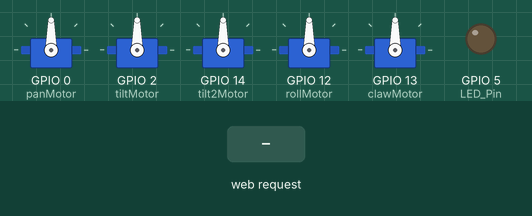
A sketch run on a simulated ESP8266 (NodeMCU). On the bench: 5 × servo, output pins drawn as LEDs (lit = HIGH). The test bench sets the inputs (shaded band). What the sketch prints to the serial monitor is not drawn.

Above: at 2.2 s.
2.3 s: HTTP request GET /LEDON received
At 2.6 s:
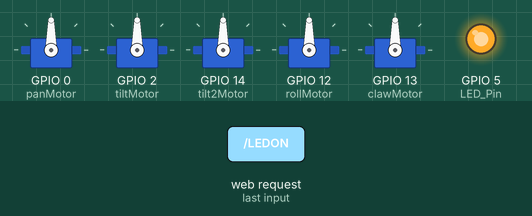
3.8 s: HTTP request GET /Pan0 received
At 5.0 s:
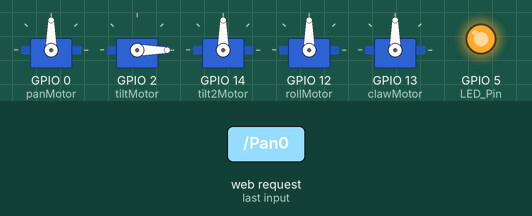
5.3 s: HTTP request GET /LEDOFF received
At 6.1 s:
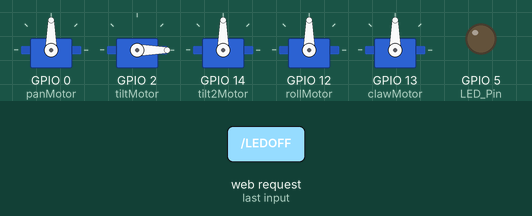
6.8 s: HTTP request GET /Pan90 received
At 7.3 s:
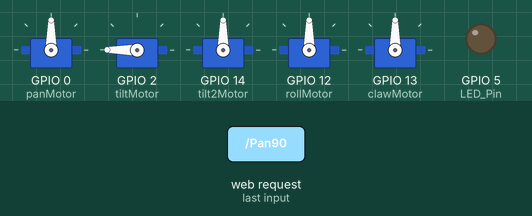
8.3 s: HTTP request GET /LEDON received
At 9.6 s:
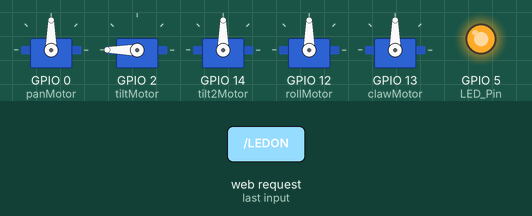
Timing chart, 0 to 10.8 s (numbered marks = the images above; inputs shaded):
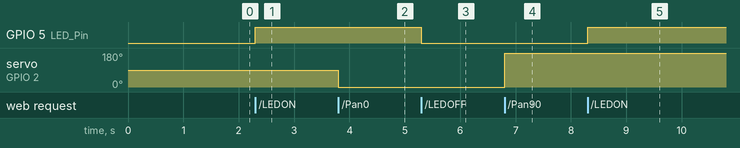

Measured:
- after the input at 2.3 s, GPIO 5 (LED_Pin): LOW → HIGH at once
- after the input at 3.8 s, servo on GPIO 2 (tiltMotor): 90° → 0° at once
- after the input at 5.3 s, GPIO 5 (LED_Pin): HIGH → LOW at once
- after the input at 6.8 s, servo on GPIO 2 (tiltMotor): 0° → 180° at once
- after the input at 8.3 s, GPIO 5 (LED_Pin): LOW → HIGH at once

The sketch:

arduinoWifi.ino
```cpp
/*
 * Sketch: ESP8266_LED_Control_02
 * Control an LED from a web browser
 * Intended to be run on an ESP8266
 *
 * connect to the ESP8266 AP then
 * use web broswer to go to 192.168.4.1
 *
 */
//update when you add a button
#define NUMBER_OF_BUTTONS 14
#include <ESP8266WiFi.h>
#include <Servo.h>
const char WiFiPassword[] = "12345678";
const char AP_NameChar[] = "LEDControl" ;
const int sizeOfWebPage = NUMBER_OF_BUTTONS + 3;
int dialMode = 0;
int formIndex = 0;
int panMotorPosition = 90;
int tiltMotorPosition = 90;
int rollMotorPosition = 90;
Servo panMotor;
Servo tiltMotor;
Servo tilt2Motor;
Servo rollMotor;
Servo clawMotor;


WiFiServer server(80);
String webPage[sizeOfWebPage];


String request = "";
int LED_Pin = 5;
//buttonName = LEDON
//formNumber = Fx

String buttonHelper(String buttonName, int formNumber){
  String code = "";
  String formString = formHelper(formNumber);
  code += "<form id='" + formString + "' action='" + buttonName + "'>";
  code += "<input class='button' type='submit' value='" + buttonName + "' ></form><br>";
  return code;
}

String formHelper(int index){
  String formNumber;
  formNumber = "F" + String(index);
  return formNumber;
}

float translateA0(int analogValue){
  float voltage;
  voltage = (float)(5.0/1024.0) * (float)analogValue;
  return voltage;
}
float translateVoltage(int analogValue){
  float motorPosition;
  motorPosition = (float)(180/5) * (float)translateA0(analogValue);
  motorPosition = round(motorPosition);
  return(motorPosition);
}

void setup()
{
    pinMode(LED_BUILTIN, OUTPUT);
    pinMode(A0, INPUT);
    pinMode(5,OUTPUT); //LED
    pinMode(0, OUTPUT); //panMotor
    pinMode(2, OUTPUT); //tiltMotor
    pinMode(14, OUTPUT); //tilt2Motor
    pinMode(12, OUTPUT); //rollMotor
    pinMode(13, OUTPUT); //clawMotor
    pinMode(LED_Pin, OUTPUT);

    panMotor.attach(0);
    tiltMotor.attach(2);
    tilt2Motor.attach(14);
    rollMotor.attach(12);
    clawMotor.attach(13);

    int index = 0;

    webPage[index] = "HTTP/1.1 200 OK\r\nContent-Type: text/html\r\n\r\n";
    webPage[++index] = "<!DOCTYPE html><html><head><title>LED Control</title></head><body><div id='main'><h2>LED Control</h2>";
    webPage[++index] = buttonHelper("LEDON", ++formIndex);
    webPage[++index] = buttonHelper("LEDOFF", ++formIndex);
    webPage[++index] = buttonHelper("LedBuiltInOn", ++formIndex);
    webPage[++index] = buttonHelper("LedBuiltInOff", ++formIndex);
    webPage[++index] = buttonHelper("Pan0", ++formIndex);
    webPage[++index] = buttonHelper("Pan90", ++formIndex);
    webPage[++index] = buttonHelper("Pan+", ++formIndex);
    webPage[++index] = buttonHelper("Pan-", ++formIndex);
    //webPage[++index] = buttonHelper("SwitchDialMode", ++formIndex);
    webPage[++index] = buttonHelper("Tilt+", ++formIndex);
    webPage[++index] = buttonHelper("Tilt-", ++formIndex);
    webPage[++index] = buttonHelper("PanDialMode", ++formIndex);
    webPage[++index] = buttonHelper("TiltDialMode", ++formIndex);
    webPage[++index] = buttonHelper("DisableAll", ++formIndex);
    webPage[++index] = buttonHelper("EnableAll", ++formIndex);

    webPage[sizeOfWebPage-1] = "</div></body></html>";

    boolean conn = WiFi.softAP(AP_NameChar, WiFiPassword);
    Serial.begin(115200);
    server.begin();
    Serial.println("Initiating the loop");
    delay(1000);
} // void setup()


void loop()
{

    // Check if a client has connected
    WiFiClient client = server.available();
    if (!client)  {
      //This needs to be here because this part loops as the site is waiting for a button press.
      if (dialMode == 1 || dialMode == 3){
        Serial.println(translateVoltage(analogRead(A0)));
        tiltMotor.write(translateVoltage(analogRead(A0)));
      }
      if (dialMode == 2 || dialMode == 3){
        Serial.println(translateVoltage(analogRead(A0)));
        tilt2Motor.write(translateVoltage(analogRead(A0)));
      }
      //Serial.println("returning from loop");
      return;
    }


    // Read the first line of the request
    //This will wait here until a button is pressed
    request = client.readStringUntil('\r');

    if       ( request.indexOf("LEDON") > 0 )  { digitalWrite(LED_Pin, HIGH);  }
    else if  ( request.indexOf("LEDOFF") > 0 ) { digitalWrite(LED_Pin, LOW);   }
    else if  ( request.indexOf("LedBuiltInOn") > 0 )  { digitalWrite(LED_BUILTIN, LOW);  }
    else if  ( request.indexOf("LedBuiltInOff") > 0 )  { digitalWrite(LED_BUILTIN, HIGH);  }

    else if  ( request.indexOf("Pan0") > 0 )  {
      if (dialMode == 0){
        tiltMotor.write(0);
      }

    }
    else if  ( request.indexOf("Pan90") > 0 )  {
      if (dialMode == 0){
        tiltMotor.write(180);
      }

    }
    else if  ( request.indexOf("Pan+") > 0 )  {
      if (dialMode == 0) {
        panMotorPosition += 5;
        panMotor.write(panMotorPosition);
      }

    }
    else if  ( request.indexOf("Pan-") > 0 )  {
      if (dialMode == 0){
        panMotorPosition -= 5;
        panMotor.write(panMotorPosition);
      }

    }
    /*else if  ( request.indexOf("SwitchDialMode") > 0 )  {
      dialMode = !dialMode;
      (dialMode == true) ? Serial.println("Dial Mode: On") : Serial.println("Dial Mode: Off");
    }*/
    else if  ( request.indexOf("Tilt+") > 0 )  {
       tiltMotorPosition += 5;
       tiltMotor.write(tiltMotorPosition);
    }
    else if  ( request.indexOf("Tilt-") > 0 )  {
        tiltMotorPosition -= 5;
        tiltMotor.write(tiltMotorPosition);
    }
    else if  ( request.indexOf("PanDialMode") > 0 )  {
        dialMode = 1;
        Serial.println("Pan Dial Mode: On");
    }
    else if  ( request.indexOf("TiltDialMode") > 0 )  {
        dialMode = 2;
        Serial.println("Tilt Dial Mode: On");
    }
    else if  ( request.indexOf("DisableAll") > 0 )  {
        dialMode = 0;
        Serial.println("All dial modes are disabled");
    }
    else if  ( request.indexOf("EnableAll") > 0 )  {
        dialMode = 3 ;
        Serial.println("All dial modes are enabled");
    }

    client.flush();


    for (int i = 0; i < sizeOfWebPage; i++){
      client.print(webPage[i]);
    }

    delay(5);
  // The client will actually be disconnected when the function returns and 'client' object is detroyed

}
```
